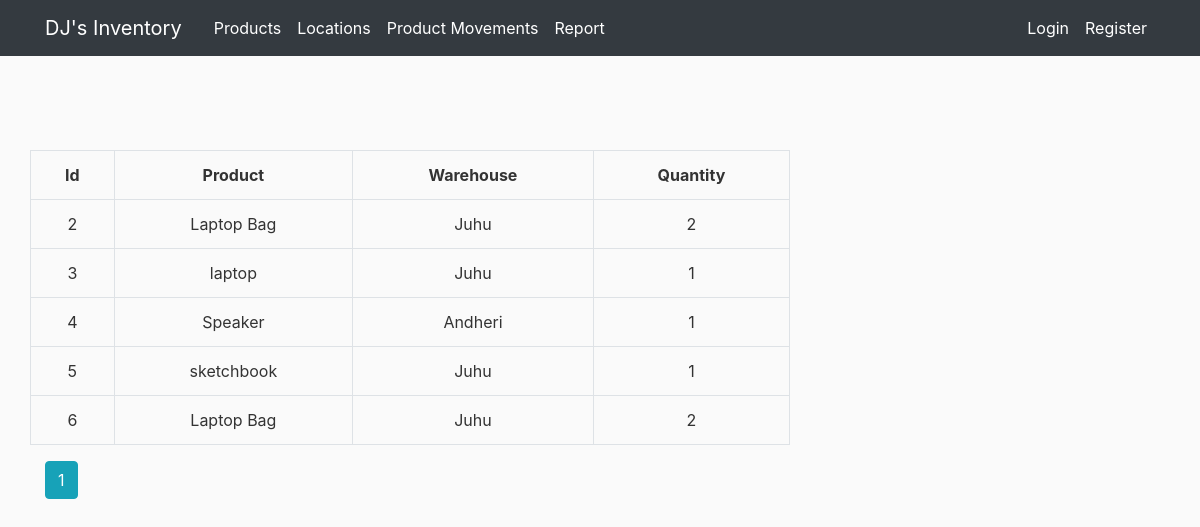
Before: / with the older database file.
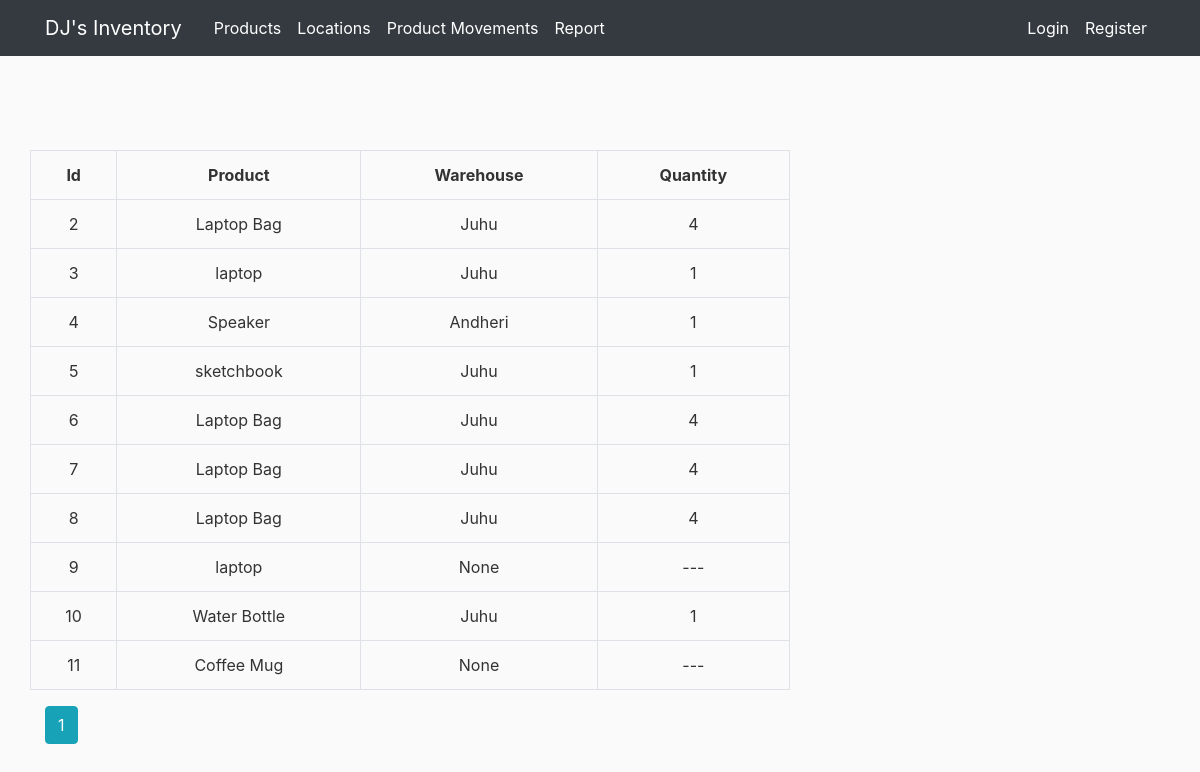
After: the same page with the newer database file.
### inventory/models.py (models this page shows, shortened)
class Product(db.Model):
    product_id = db.Column(db.Integer, primary_key=True)
    name = db.Column(db.String(20), nullable=False)
    movements = db.relationship("Movement", backref='product')
    location_id = db.Column(db.Integer, db.ForeignKey('location.location_id'))
    user_id = db.Column(db.Integer, db.ForeignKey('user.id'), nullable=False)

class Location(db.Model):
    location_id = db.Column(db.Integer, primary_key=True)
    name = db.Column(db.String(20), unique=True, nullable=False)
    address = db.Column(db.Text, nullable=False)
    products = db.relationship("Product", backref='warehouse')
    user_id = db.Column(db.Integer, db.ForeignKey('user.id'), nullable=False)
    def __repr__(self):
        return self.name
    def get_product_quantity(self, product_name):
        qty = 0
        for product in self.products:
            if product_name in product.name:
                qty+=1
        return qty

### inventory/products/routes.py (the view)
@products.route("/")
def show_report():
    page = request.args.get('page', 1, type=int)
    products = Product.query.paginate(page=page, per_page=10)
    return render_template('report.html', products=products, title='Report')

### inventory/templates/report.html
{% extends "layout.html" %}
{% block content %}
<section>
    <div class="row">
        <table class="table table-hover table-bordered text-center">
            <tr class="text-center">
                <th>Id</th>
                <th>Product</th>
                <th>Warehouse</th>
                <th>Quantity</th>
            </tr>
            {% for product in products.items %}
            <tr>
                <td>{{ product.product_id }}</a></td>
                <td>{{ product.name }}</td>
                <td>{{ product.warehouse }}</td>
                {% if product.warehouse %}
                <td>{{ product.warehouse.get_product_quantity(product.name) }}</td>
                {% else %}
                <td>---</td>
                {% endif %}
            </tr>
            {% endfor %}
        </table>
    </div>
</section>
{% for page_num in products.iter_pages(left_edge = 1, right_edge=1, left_current=1, right_current=2) %}
{% if page_num %}
{% if products.page == page_num %}
<a class="btn btn-info mb-4" href="{{ url_for('products.show_report', page=page_num )}}">{{ page_num }}</a>
{% else %}
<a class="btn btn-outline-info mb-4" href="{{ url_for('products.show_report', page=page_num )}}">{{ page_num }}</a>
{% endif %}
{% else %}
...
{% endif %}
{% endfor %}
{% endblock content %}

### inventory/templates/layout.html (shortened to what this page needs)
<!DOCTYPE html>
<html>
<head>
  <link rel="stylesheet" href="https://maxcdn.bootstrapcdn.com/bootstrap/4.0.0/css/bootstrap.min.css"
>
  <link rel="stylesheet" href="https://use.fontawesome.com/releases/v5.0.13/css/all.css"
>
  <link rel="stylesheet" type="text/css" href="{{ url_for('static', filename='main.css') }}">
</head>
<body>
  <header class="site-header">
    <nav class="navbar fixed-top navbar-expand-md navbar-dark bg-dark">
      <div class="container">
        <a class="navbar-brand mr-4" href="/">DJ's Inventory</a>
        <div class="collapse navbar-collapse" id="navbarToggle">
          <div class="navbar-nav mr-auto">
            <a class="nav-item nav-link" href="{{ url_for('products.list_products') }}">Products</a>
            <a class="nav-item nav-link" href="{{ url_for('locations.list_locations') }}">Locations</a>
            <a class="nav-item nav-link" href="{{ url_for('movements.list_movements') }}">Product Movements</a>
            <a class="nav-item nav-link" href="{{ url_for('products.show_report') }}">Report</a>
          </div>
          <div class="navbar-nav">
            {% if current_user.is_authenticated %}
            <a class="nav-item nav-link" href="{{ url_for('users.account') }}">Account</a>
            <a class="nav-item nav-link" href="{{ url_for('users.logout') }}">Logout</a>
            {% else %}
            <a class="nav-item nav-link" href="{{ url_for('users.login') }}">Login</a>
            <a class="nav-item nav-link" href="{{ url_for('users.register') }}">Register</a>
            {% endif %}
          </div>
        </div>
      </div>
    </nav>
  </header>
  <main role="main" class="container" style="padding-top: 70px;">
    <div class="row">
      <div class="col-md-8">
        {% block content %}{% endblock content %}
      </div>
    </div>
  </main>
</body>
</html>

### inventory/static/main.css (style rules this page uses)
body { background: #fafafa; color: #333333; margin-top: 5rem; }
.site-header .navbar-nav .nav-link { color: white; }

Changed rows visible on the page:
computed for Product id 2: warehouse.get_product_quantity "2" → "4"
computed for Product id 6: warehouse.get_product_quantity "2" → "4"
added Product: product_id "7", name "Laptop Bag", warehouse "Juhu", warehouse.get_product_quantity "4"
added Product: product_id "8", name "Laptop Bag", warehouse "Juhu", warehouse.get_product_quantity "4"
added Product: product_id "9", name "laptop", warehouse "None"
added Product: product_id "10", name "Water Bottle", warehouse "Juhu", warehouse.get_product_quantity "1"
added Product: product_id "11", name "Coffee Mug", warehouse "None"
